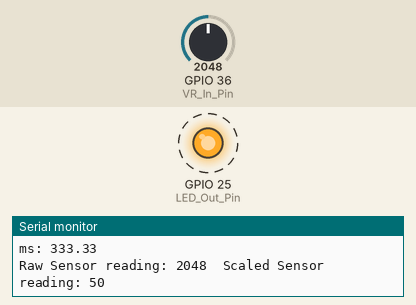
Bench run of a sketch on a simulated ESP32. Parts: output pins drawn as LEDs (lit = HIGH), the last lines printed to the serial monitor. Dashed ring = blinking. The test bench sets the inputs (shaded band); at power-on: GPIO 36 (VR_In_Pin) = 2048.

Above: at 0.98 s.
1.7 s: GPIO 36 (VR_In_Pin) set to 491
At 2.13 s:
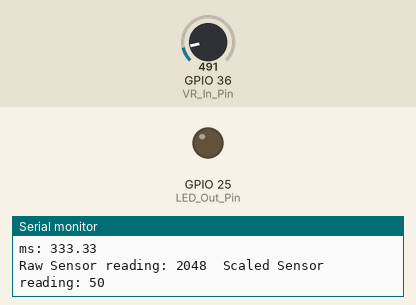
At 3.1 s:
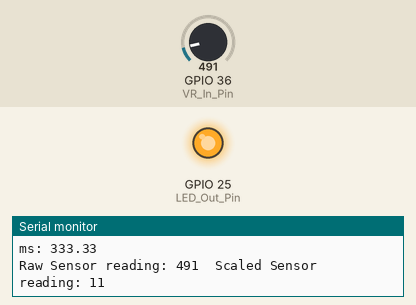
3.4 s: GPIO 36 (VR_In_Pin) set to 2866
Timing chart, 0 to 12.9 s (numbered marks = the images above; inputs shaded):
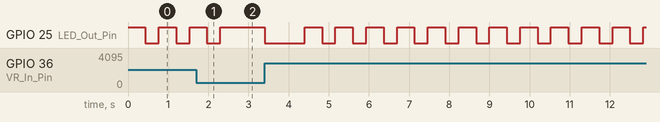

Measured:
- after the input at 1.7 s, GPIO 25 (LED_Out_Pin): goes on until 2.3 s, then stays HIGH
- by itself, GPIO 25 (LED_Out_Pin): alternates HIGH for 0.43 s and LOW for 0.33 s

The sketch:

Ex6B_Analog_Input-E.ino
```cpp
// Program: Ex6B_Analog_Input-E.ino
// Wokwi:   https://wokwi.com/projects/341138282376069715

/*
   Exercise 6 Q2

   Change the program of Ex6B_Analog_Input-E to:
   1. LED flashes at 5Hz at 3.3V to
   2. LED flashes at 1Hz at 0V
*/

#define LED_Out_Pin 25
#define SW_In_Pin 15
#define VR_In_Pin 36

int VRvalue;
int scaledValue;
int flashHz;

void setup()
{
  // Initialize serial port
  Serial.begin(115200);

  // Set pins
  pinMode(LED_Out_Pin, OUTPUT);
  pinMode(SW_In_Pin, INPUT_PULLUP);
}

void loop()
{
  digitalWrite(LED_Out_Pin, HIGH);
  delay(100);

  // Reading
  VRvalue = analogRead(VR_In_Pin);

  // Display
  Serial.print("Raw Sensor reading: ");
  Serial.print(VRvalue);
  scaledValue = map(VRvalue, 0, 4095, 0, 100);  // scale it
  Serial.print("\tScaled Sensor reading: ");
  Serial.println(scaledValue);
  flashHz = map(VRvalue, 0, 4095, 1, 5);  // scale it
  digitalWrite(LED_Out_Pin, HIGH);
  delay(freqToMs(flashHz));
  digitalWrite(LED_Out_Pin, LOW);
  delay(freqToMs(flashHz));
  Serial.print("Hz: ");
  Serial.println(flashHz);
  Serial.print("ms: ");
  Serial.println(freqToMs(flashHz));
}

float freqToMs(float freq){
  float ftime = 1.0/ freq *1000;
  return ftime;
}
```
